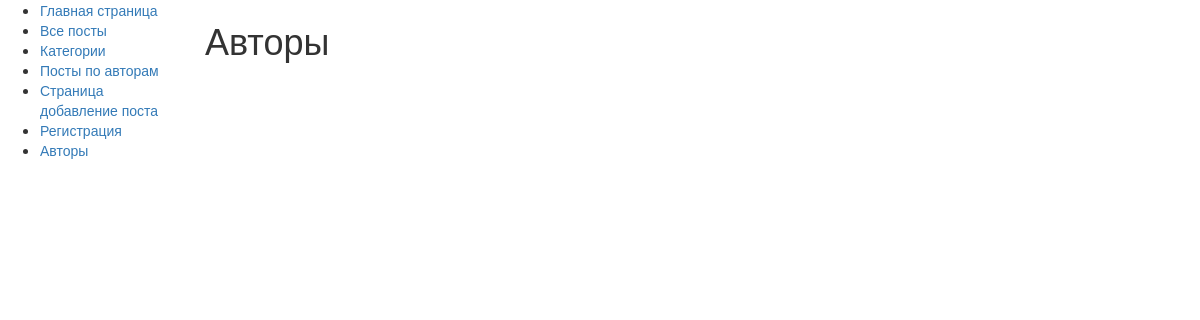
Before: /posts/authors_posts with the older database file.
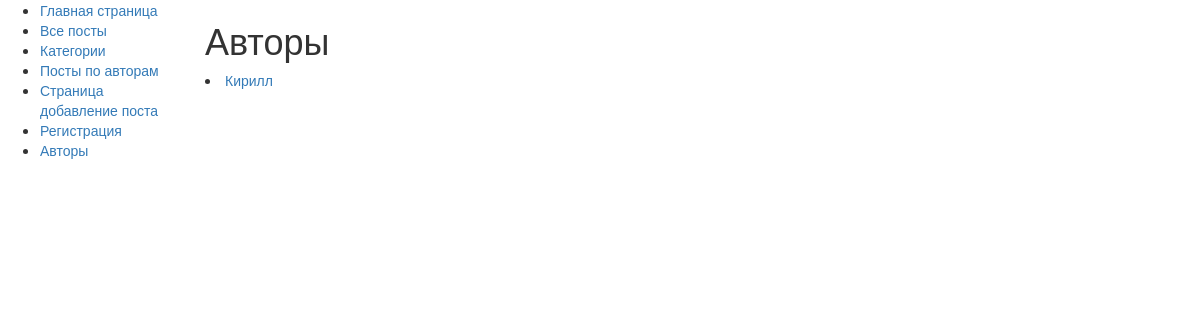
After: the same page with the newer database file.
### posts/models.py (models this page shows, shortened)
class Author(models.Model):
    first_name = models.CharField(max_length=40)
    last_name = models.CharField(max_length=40)
    slug = models.CharField(max_length=40)
    about_yourself = models.TextField(null=True, blank=True)
    email = models.EmailField(null=True, blank=True)
    image = models.ImageField(null=True, blank=True)

### posts/views.py (the view)
# urls.py: path('authors_posts', views.authors_posts, name='authors_posts'),
def authors_posts(request):
    authors = Author.objects.all()
    return render(request, 'posts/authors_posts.html', {"authors": authors})

### posts/templates/posts/authors_posts.html
{% extends "posts/base.html" %}
{% block content%}
	<h1>Авторы</h1>
	{% for author in authors %}
		<li><a href="{% url 'posts_by_authors' author.slug author.id %}">{{ author.first_name }}</a></li>
	{% endfor %}
{% endblock %}

Changed rows visible on the page:
added Author: first_name "Кирилл"
